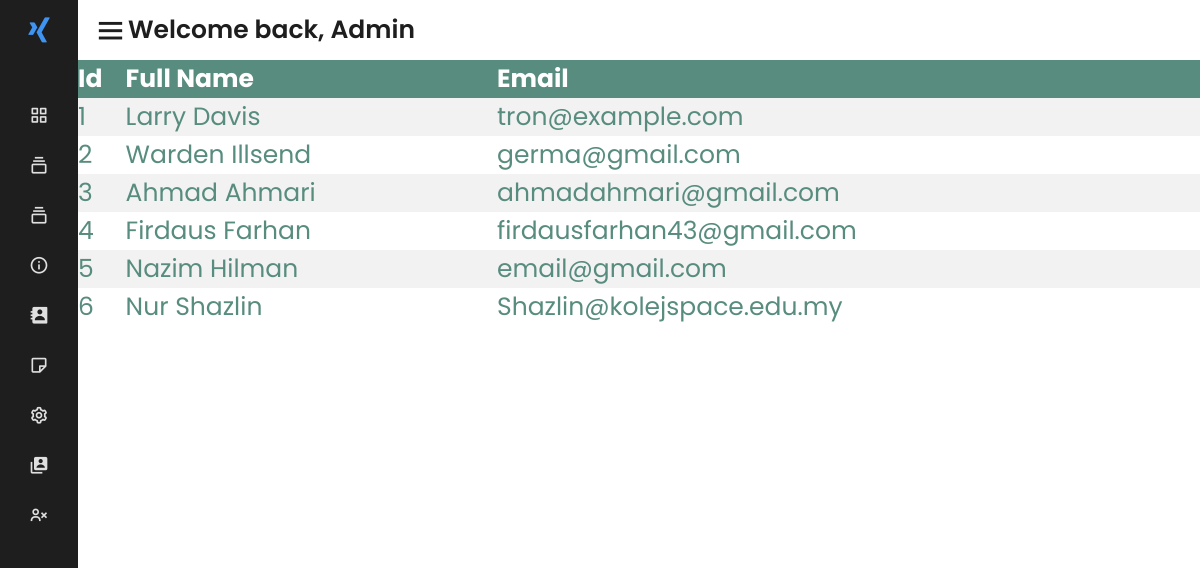
/gogigs_website/dashboard/customerlist.php, run on the app's committed database.
### tables this page shows
CREATE TABLE `customer_acc` (
  `id` int(11) NOT NULL,
  `name` varchar(255) NOT NULL,
  `email` varchar(255) NOT NULL,
  `password` varchar(255) NOT NULL,
  `bio` text NOT NULL,
  `birthday` date DEFAULT NULL,
  `state` varchar(100) DEFAULT NULL,
  `phone_number` varchar(20) NOT NULL,
  `twittercreds` varchar(255) NOT NULL,
  `fbcreds` varchar(255) NOT NULL,
  `igcreds` varchar(255) NOT NULL
);

### gogigs_website/dashboard/customerlist.php (the view, shortened to what this page needs)
<?php
$name_check = $_SESSION['data'];
?>
<!DOCTYPE html>
<html lang="en">
<head>
    <link rel="stylesheet" href="css/customerlist.css">
 <link href='https://unpkg.com/boxicons@2.1.2/css/boxicons.min.css' rel='stylesheet'>
 <link rel="stylesheet" href="css/dashboard.css">
</head>
<body>
    <div class="sidebar close">
        <a href="#" class="logo-box">
            <i class='bx bxl-xing'></i>
        </a>
        <div id="sidebar-content"></div>
    </div>
  <section class="home">
    <div class="toggle-sidebar">
        <i class='bx bx-menu'></i>
        <div class="text">Welcome back, Admin <?php echo $name_check ?></div>
    </div>
    <table>
        <tr>
            <th>Id</th>
            <th>Full Name</th>
            <th>Email</th>
        </tr>
        <?php
        $host = "localhost";
        $dbname = "gogigs";
        $username = "root";
        $password = "";
        $mysqli = new mysqli(hostname: $host,
                             username: $username,
                             password: $password,
                             database: $dbname);
$sql = "SELECT id, name, email FROM customer_acc";
$result = $mysqli-> query($sql);
    if($result-> num_rows>0){
        while ($row = $result-> fetch_assoc()){
         echo "<tr><td>". $row["id"] . "</td><td>". $row["name"] .
         "</td><td>". $row["email"] . "</td></tr>";
        }
        echo "</table>";
    }
    else {
        echo "0 result";
    }
        ?>
</section>
</body>
</html>

### gogigs_website/dashboard/css/customerlist.css (style rules this page uses)
table { border-collapse: collapse; width: 100%; color: #588c7e; font-family: monospace; font-size: 25px; text-align: Left; }
th { background-color: #588c7e; color: white; }
tr:nth-child(even) { background-color: #f2f2f2 }

### gogigs_website/dashboard/css/dashboard.css (style rules this page uses)
* { font-family: 'Poppins', sans-serif; margin: 0; padding: 0; box-sizing: border-box; list-style: none; text-decoration: none; }
:root { --color_Blue: #3f93f1; --color_Dark1: #1e1e1e; --color_Dark2: #252527; --color_Light1: #dfdfdf; --color_Light2: #c4c4c4; }
.sidebar { position: fixed; top: 0; left: 0; height: 100%; width: 260px; background-color: var(--color_Dark1); transition: all .5s ease; z-index: 100; }
.sidebar.close { width: 78px; }
.logo-box { height: 60px; width: 100%; display: flex; align-items: center; color: var(--color_Light1); transition: all .5s ease; }
.logo-box i { font-size: 30px; height: 50px; min-width: 78px; text-align: center; line-height: 50px; transition: all .5s ease; }
.sidebar.close .logo-box i { transform: rotate(360deg); }
.home { position: relative; left: 260px; width: calc(100% - 260px); transition: all .5s ease; }
.sidebar.close~.home { left: 78px; width: calc(100% - 78px); }
.home .toggle-sidebar { height: 60px; display: flex; align-items: center; width: fit-content; cursor: pointer; }
.home .toggle-sidebar i { font-size: 35px; color: var(--color_Dark1); margin-left: 15px; }
.home .toggle-sidebar .text { font-size: 25px; color: var(--color_Dark1); font-weight: 600; }

### data on the page
customer_acc: id "1", name "Larry Davis", email "tron@example.com"
customer_acc: id "2", name "Warden Illsend", email "germa@gmail.com"
customer_acc: id "3", name "Ahmad Ahmari", email "ahmadahmari@gmail.com"
customer_acc: id "4", name "Firdaus Farhan", email "firdausfarhan43@gmail.com"
customer_acc: id "5", name "Nazim Hilman", email "email@gmail.com"
customer_acc: id "6", name "Nur Shazlin", email "Shazlin@kolejspace.edu.my"
